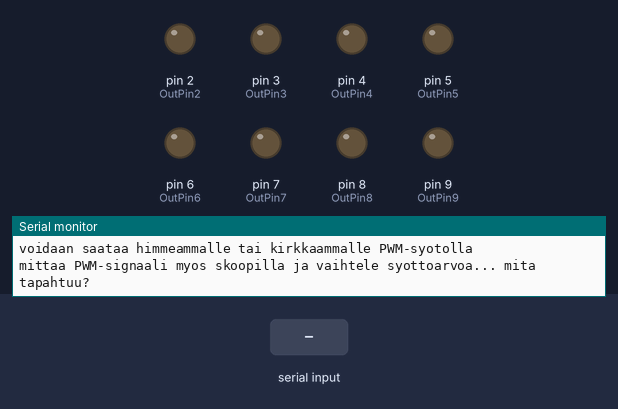
The sketch below on a simulated Arduino Uno, built with avr-gcc and run on an emulated ATmega328P. Parts: output pins drawn as LEDs (lit = HIGH), the last lines printed to the serial monitor. Inputs (shaded band) come from the test bench.

Above: at 1.2 s.
1.3 s: "90,45\n" received over Serial
At 3.4 s:
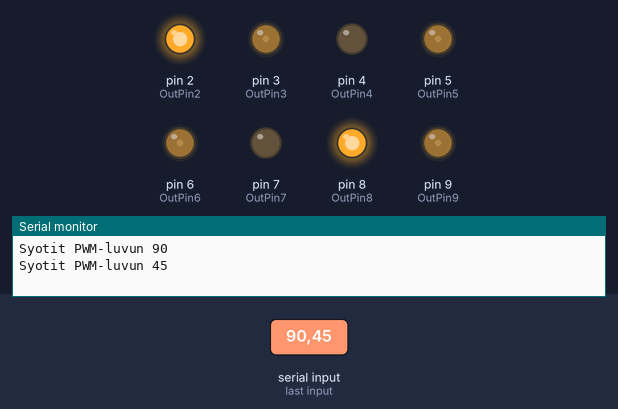
3.8 s: "30,150\n" received over Serial
At 5.3 s:
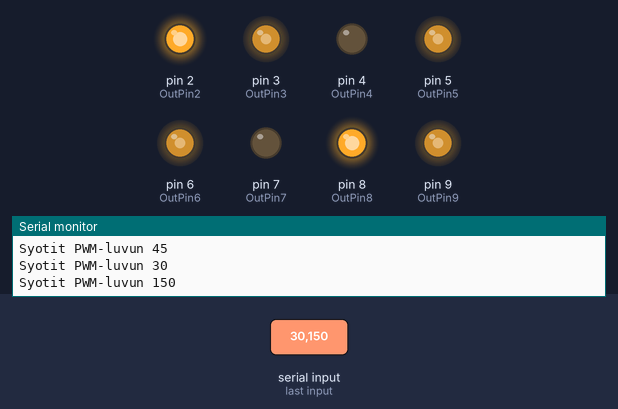
6.3 s: "200\n" received over Serial
At 7.6 s:
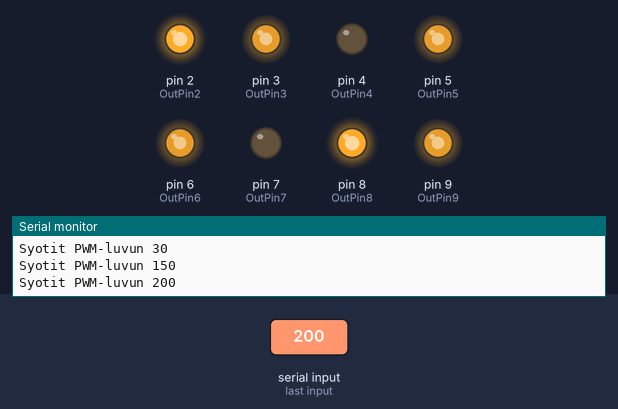
9.3 s: "90\n" received over Serial
At 10.2 s:
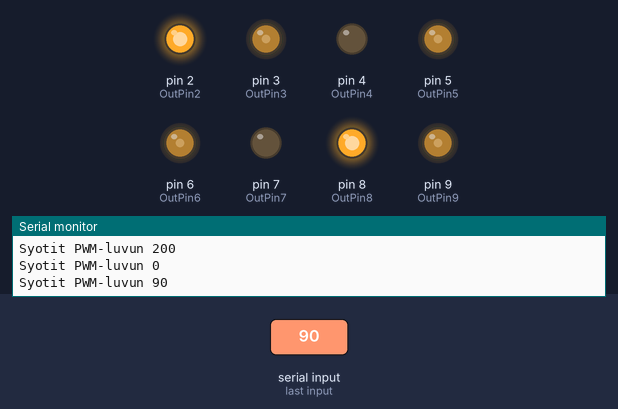
Timing chart, 0 to 12.8 s (numbered marks = the images above; inputs shaded):
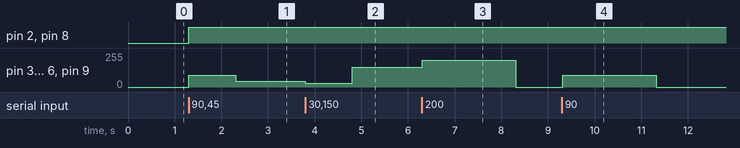

The sketch:

Harjoitus3_7_seg_numero_v03.ino
```cpp
/*

Digitaalitekniikka / Labraharjoitus 3
7-segmentti -näyttöpalikan, eli yhden numeron kirkkauden ohjaus pelkästään Arduinolla.

Tarkoitus on syöttää SerialMonitorilla luku 0 - 255 PWM-ulostulolle ja testata ledin kirkkautta sen funktiona.

Pohjalla oli edellinen harjoitusversio, mutta tässä sieltä otettuja ohjeita:

1. Selvitä ensiksi näyttöpalikan kytkentälogiikka. Etsi webistä pin-konfiguraatio ja katso siitä GND-kytkentänapa.

2. Jos liität GND-johtimeen 500 ohmin vastuksen niin se toimii virran rajoittimena samalla kertaa kaikille ledeille.
Tällöin kuitenkin ledien kirkkaus muuttuu riippuen palavien ledien lukumäärästä.
Jos tämä ei haittaa, niin selvitään pienemmällä komponenttimäärällä. Parhaan ja tasaisen kirkkauden saat 7-näytölle jos kytket kullekin
ledille oman sarjavastuksensa.

3. Käytä kytkennässäsi seuraavaa numerointia. Keskellä oleva viiva olkoon PIN NRO 8. PISTE kytketään suoraan 5V-napaan tai 9-napaan,
koska se saa olla koko ajan päällä.
Ohjelmalogiikan mukainen Arduinon digitaalipuolen pinnien numerointi suhteessa 7-segmenttinäytön ledien sijaintiin:

    6
    _
 7 | | 5
    -
 4 | | 2
    -
    3


HUOM! Tässä ohjelmaversiossa tulostetaan jatkuvasti lukuarvoa 3. Kaikki sen LEDit eivät ole PWM-napoja,
mutta silti tämä ohjelma yrittää kirjoittaa sarjaportilla syötettyä PWM-arvoa jännitteenä ulos. Maksimiarvo = 255 ja minimi = 0.

 */


// Määritellään Output-pinnit:
const int OutPin2 = 2;
const int OutPin3 = 3;
const int OutPin4 = 4;
const int OutPin5 = 5;
const int OutPin6 = 6;
const int OutPin7 = 7;
const int OutPin8 = 8;
const int OutPin9 = 9;

int readValue = 0;    // Sarjamonitorin avulla syötettävä jännitettä kuvaava kokonaisluku välillä 0 - 255.
boolean sisaan = true;


void setup() {
  // initialize serial communications at 9600 bps:
  Serial.begin(9600);
  // make the pins outputs:
  pinMode(OutPin2, OUTPUT);
  pinMode(OutPin3, OUTPUT);
  pinMode(OutPin4, OUTPUT);
  pinMode(OutPin5, OUTPUT);
  pinMode(OutPin6, OUTPUT);
  pinMode(OutPin7, OUTPUT);
  pinMode(OutPin8, OUTPUT);
  pinMode(OutPin9, OUTPUT);
}

void loop() {

  //Vain alkuun tulostetaan tekstit, joka vaatii Genuinolla sarjamonitori-yhteyden tarkkailua
  while (!Serial) sisaan = true;  //  wait for the serial monitor to open
  if (sisaan) {
    Serial.println("Anna jokin kokonaisluku valilla 0 - 255 ja paina Enter");
    Serial.println("Tämä ohjelma tulostaa numeroa 3 niin että osa segmenteista");
    Serial.println("voidaan saataa himmeammalle tai kirkkaammalle PWM-syotolla");
    Serial.println("mittaa PWM-signaali myos skoopilla ja vaihtele syottoarvoa... mita tapahtuu?");
    sisaan = false;
  }


  // if there's any serial available, read it:
  if (Serial.available() > 0) {

    // look for the next valid integer in the incoming serial stream:
    readValue = Serial.parseInt();              //Luetaan käyttäjän syöttämä luku

    //readValue = constrain(readValue,0,255);         //Pakotetaan syötetty arvo vaaditulle välille.

    // tulostetaan luku 3 mutta sarjaportilla määrätyllä voimakkuudella PWM-navoille:
      digitalWrite(OutPin2, HIGH);
      analogWrite(OutPin3, readValue);
      digitalWrite(OutPin4, LOW);
      analogWrite(OutPin5, readValue);
      analogWrite(OutPin6, readValue);
      digitalWrite(OutPin7, LOW);
      digitalWrite(OutPin8, HIGH);
      analogWrite(OutPin9, readValue);
      delay(2);

    //Tulostetaan syöttötietoja ruutuun:
    Serial.print("Syotit PWM-luvun ");
    Serial.println(readValue);
    delay(1000);

  }
    delay(2);                                      //Rauhoitetaan silmukkaa hieman
}
```

Measured:
- after the input at 1.3 s, pin 2 (OutPin2), pin 8 (OutPin8): LOW → HIGH at once; pin 3 (OutPin3), pin 5 (OutPin5), pin 6 (OutPin6), pin 9 (OutPin9): 0/255 → 90/255 at once, → 45/255 1.0 s later
- after the input at 3.8 s, pin 3 (OutPin3), pin 5 (OutPin5), pin 6 (OutPin6), pin 9 (OutPin9): 45/255 → 30/255 at once, → 150/255 1.0 s later
- after the input at 6.3 s, pin 3 (OutPin3), pin 5 (OutPin5), pin 6 (OutPin6), pin 9 (OutPin9): 150/255 → 200/255 at once, → 0/255 2.0 s later
- after the input at 9.3 s, pin 3 (OutPin3), pin 5 (OutPin5), pin 6 (OutPin6), pin 9 (OutPin9): 0/255 → 90/255 at once, → 0/255 2.0 s later
